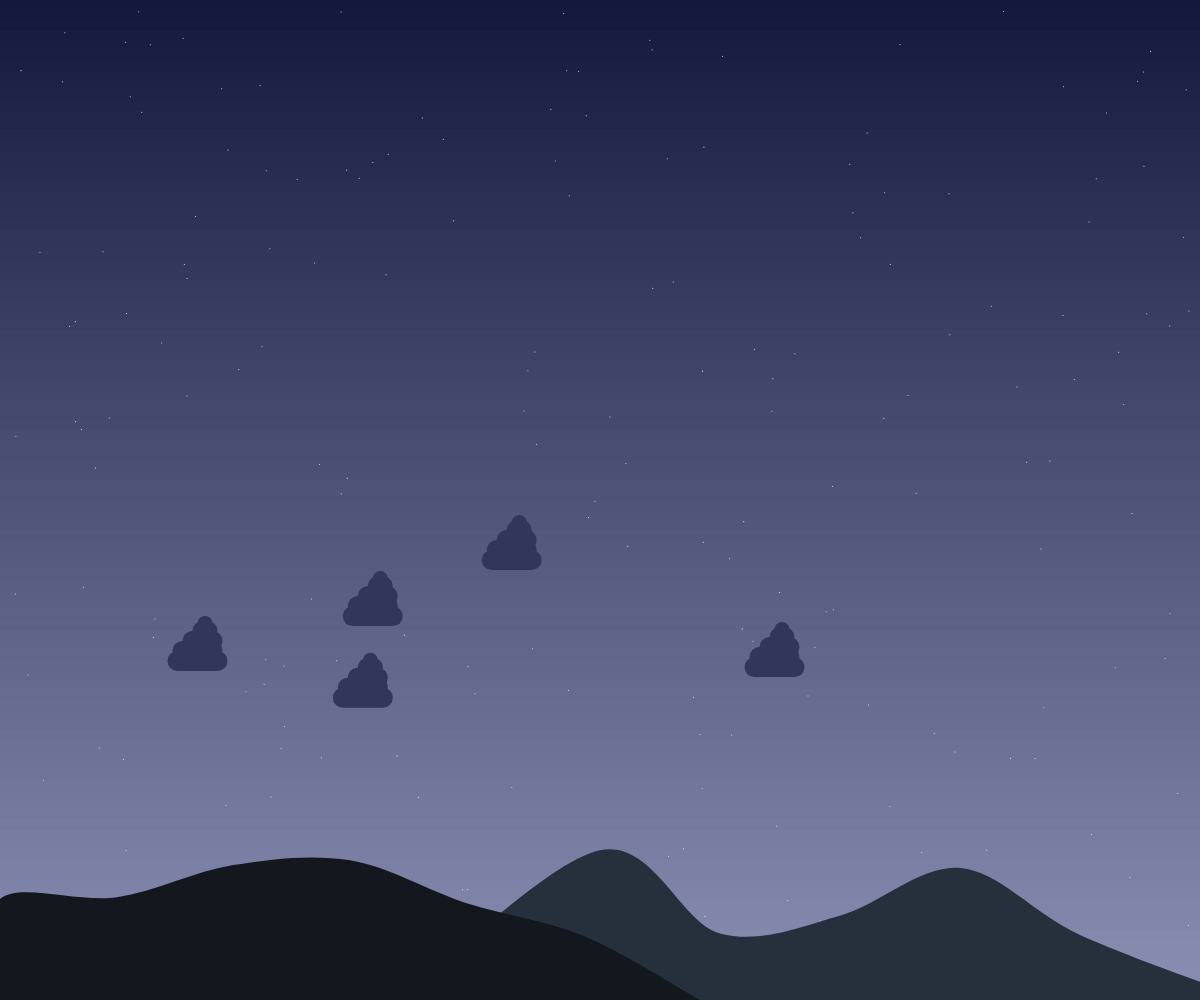
Frame 1 (no input)
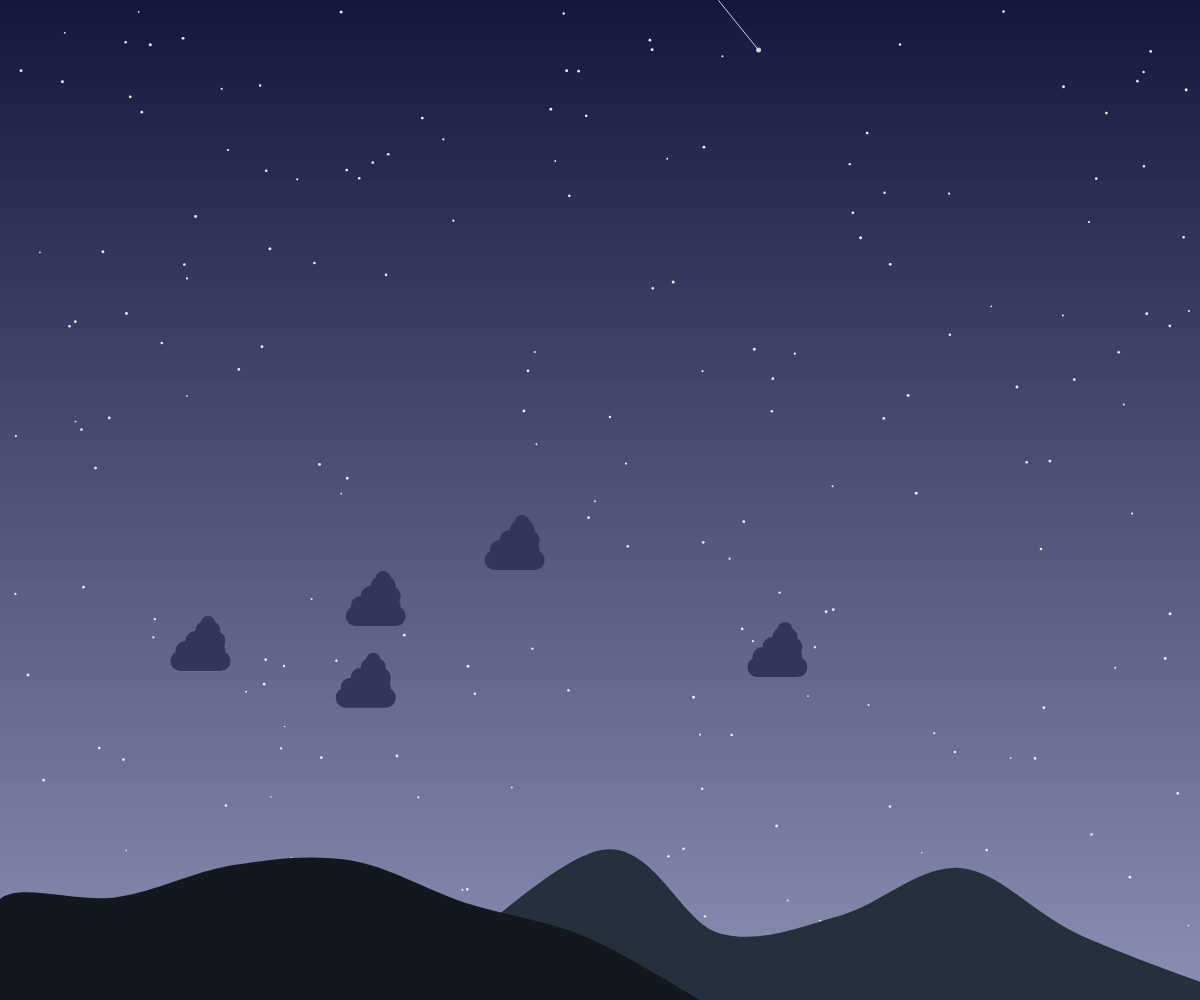
Frame 60 (no input)
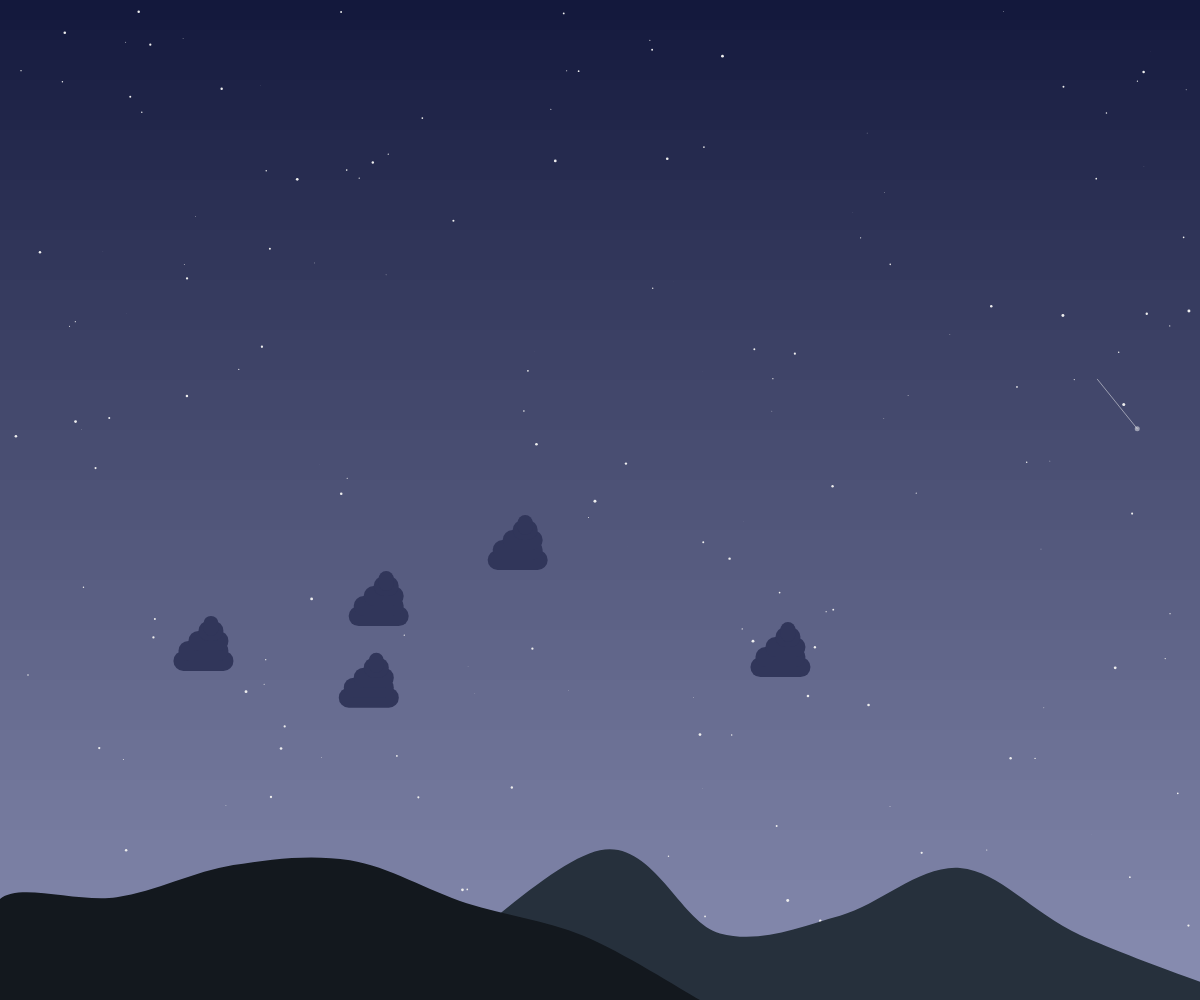
Frame 120 (the mouse pressed at the canvas centre since frame 60)

The p5.js sketch that drew these frames (run headless with seeded random() and noise() and a simulated clock; from frame 60 on, the mouse is pressed at the canvas centre):

// p5.js sketch
// ── sketch.js
var Night_Sky = [];
var tam_Night_Sky = 200;

var ground_randomY = [];
var point_ground = 6;

var ground2_randomY = [];
var point2_ground = 5;

var star = [];
var goes = [];
var tam_star = 5;

var cloud = [];
var tam_cloud = 5;

function setup() {
  canvas = createCanvas(windowWidth, windowHeight);

  for (var i = 0; i < tam_Night_Sky; i++)
    Night_Sky.push(new ones_function());

  for (var i = 0; i < point_ground; i++)
    ground_randomY[i] = random(height - 150, height - 50);

  for (var i = 0; i < point2_ground; i++)
    ground2_randomY[i] = random(height - 150, height - 50);

  for (var i = 0; i < tam_star; i++){
    star.push(new star_function());
    goes[i] = false;
  }

  for (var i = 0; i < tam_cloud; i++)
    cloud.push(new clouds(i));
}

function draw() {
  ground();

  for (var i = 0; i < Night_Sky.length; i++) {
    Night_Sky[i].move();
    Night_Sky[i].display();
  }

  grounds();

  for (var i = 0; i < star.length; i++)
    if ((random(0, 1000) < 20) && (random(0, 1000) > 980) && (boolean(goes[i]) == false))
      goes[i] = true;
  for (var i = 0; i < star.length; i++)
    if(boolean(goes[i])){
      star[i].movie(i);
      star[i].display();
    }

  for (var i = 0; i < cloud.length; i++) {
    cloud[i].move();
    cloud[i].display();
  }
}

function ground() {
  var co = 0;
  noStroke();
  for(i = 0; i < height; i += 10){
    fill(19 + co, 24 + co, 60 + co);
    co += 1.2;
    rect(0, i, width, 100);
  }

  //background(46,68,130); uniform color
}

function ones_function() {
  this.x = random(10, width - 10);
  this.y = random(10, height - 10);
  this.diameter = 1;
  this.speed = random(0.01, 0.05);

  this.move = function() {
    if(this.diameter > 3)
      this.speed = -random(0.01, 0.05);
    if(this.diameter < -0.1)
      this.speed = random(0.01, 0.05);

    this.diameter += this.speed;
  };

  this.display = function() {
    noStroke();
    fill(238, 238, 238, 255);
    ellipse(this.x, this.y, this.diameter, this.diameter);
  };
}

function grounds() {
  noStroke();

  fill(38, 48, 60)
  beginShape();
    curveVertex(width - 800, height);
    curveVertex(width - 800, height);

      for(var i = 0; i < point2_ground; i++)
        curveVertex(map(i, 0, point2_ground, width - 600, width), ground2_randomY[i]);

    curveVertex(width + 50, height);
    curveVertex(width + 50, height);
  endShape();


  fill(19, 24, 30, 255)
  beginShape();
    curveVertex(0, height);
    curveVertex(0, height);

    for(var i = 0; i < point_ground; i++)
      curveVertex(map(i, 0, point_ground, 0, width - 500), ground_randomY[i]);

    curveVertex(width - 500, height);
    curveVertex(width - 500, height);
  endShape();
}

function star_function() {
  this.x = random(width - 500);
  this.y = random(-100, -50);

  //direita
  this.rand = random(30, 50);
  this.xA = this.x + this.rand;
  this.speed = random(5, 7);
  this.yA = this.y + random(8, 14) + this.rand;
  this.alpha = 200;

  this.movie = function(i) {
    this.x += this.speed;
    this.xA += this.speed;
    this.y += this.speed;
    this.yA += this.speed;

    if(this.y > 300)
      this.alpha = map(this.y, 300, 500, 200, 0);

    if(this.y > 500 + random(0, 100)){
      this.x = random(width - 500);
      this.y = random(-100, -50);
      this.alpha = 200

      //direita
      this.rand = random(30, 50);
      this.xA = this.x + this.rand;
      this.speed = random(5, 7);
      this.yA = this.y + random(8, 14) + this.rand;

      goes[i] = false;
    }
  };

  this.display = function() {
    stroke(255, this.alpha);
    strokeWeight(1);
    fill(255, this.alpha);
    line(this.xA, this.yA, this.x, this.y);
    noStroke();
    fill(255, this.alpha);
    ellipse(this.xA, this.yA, 5, 5);
  };
}

function clouds(i) {
  this.x = random(width);
  this.y = height*0.6 + random(-50, 100);

  this.speed = 0.05;

  this.move = function () {
    if(this.x > width + 50){
      this.x = -50;
      this.y = height*0.6 + random(-50, 100);
    }

    this.x += this.speed;
  };

  this.display = function () {
    noStroke();
    fill(19 + 30, 24 + 30, 60 + 30);

    rect(this.x, this.y, 60,  20, 20, 20, 20, 20);
    rect(this.x + 5, this.y - 10, 50, 20,  20, 20, 20, 20);
    rect(this.x + 15, this.y - 20, 40, 20,  20, 20, 20, 20);
    rect(this.x + 25, this.y - 30, 25, 20,  20, 20, 20, 20);
    rect(this.x + 30, this.y - 35, 15, 20,  20, 20, 20, 20);
  };
}

// ── master.css
body {
  padding: 0px;
  margin: 00;
  background-color: #464647;
}
canvas {
  vertical-align: top;
}
